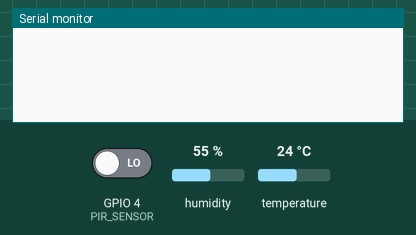
Recording of a sketch running on a simulated ESP8266 (NodeMCU). On the bench: the last lines printed to the serial monitor. The inputs (shaded band) are chosen by the test bench; at power-on: GPIO 4 (PIR_SENSOR) LOW, humidity 55 %, temperature 24 °C. WiFi joins after 1.5 s; servers stay silent unless stated.

Above: at 3.0 s.
3.1 s: GPIO 4 (PIR_SENSOR) driven HIGH
8.3 s: humidity set to 22 %
At 9.7 s:
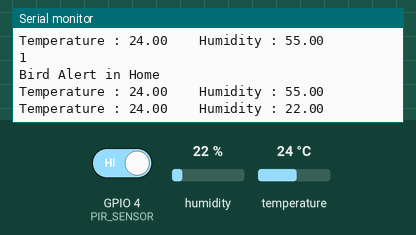
9.8 s: temperature set to 12 °C
11.3 s: GPIO 4 (PIR_SENSOR) driven LOW
12.8 s: humidity set to 40 %
At 15.1 s:
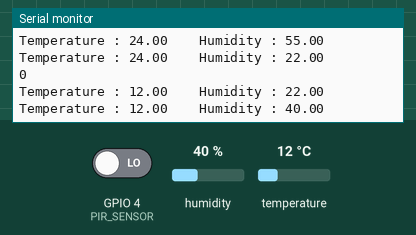
Timing chart, 0 to 15.3 s (numbered marks = the images above; inputs shaded):
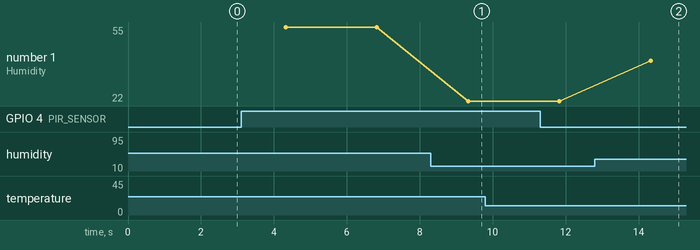

Measured:
- after the input at 8.3 s, the serial monitor: prints a new line after 1.0 s (image 1)
- after the input at 12.8 s, the serial monitor: prints a new line after 1.5 s (image 2)
- plotted number 1: 55 → 22 after the input at 8.3 s, 22 → 40 after the input at 12.8 s

The sketch:

Temp_Humidity_Motion.ino
```cpp
#define BLYNK_TEMPLATE_ID ""
#define BLYNK_TEMPLATE_NAME ""
#define BLYNK_AUTH_TOKEN ""

#define BLYNK_PRINT Serial
#include <ESP8266WiFi.h>
#include <BlynkSimpleEsp8266.h>


#include <DHT.h>

char auth[] = BLYNK_AUTH_TOKEN;

char ssid[] = "name";  // type your wifi name
char pass[] = "pass";  // type your wifi password

#define DHTPIN 2         // Mention the digital pin where you connected
#define DHTTYPE DHT11     // DHT 11
#define PIR_SENSOR  4
DHT dht(DHTPIN, DHTTYPE);
BlynkTimer timer;

void sendSensor(){
  float h = dht.readHumidity();
  float t = dht.readTemperature(); // or dht.readTemperature(true) for Fahrenheit
  if (isnan(h) || isnan(t)) {
    Serial.println("Failed to read from DHT sensor!");
    return;
  }

  Blynk.virtualWrite(V0, h);
  Blynk.virtualWrite(V1, t);
  Serial.print("Temperature : ");
  Serial.print(t);
  Serial.print("    Humidity : ");
  Serial.println(h);


  if(t > 30){
   // Blynk.email("shameer50@gmail.com", "Alert", "Temperature over 28C!");
    Blynk.logEvent("temp_alert","Temp above 30 degree");
  }
}

void notifyOnTheft()
{
  int isTheftAlert = digitalRead(PIR_SENSOR);
  Serial.println(isTheftAlert);
  if (isTheftAlert==1) {
    Serial.println("Bird Alert in Home");
    Blynk.logEvent("bird_alert","Bird Alert in Home");
//    flag=1;
  }
  else if (isTheftAlert==0)
  {
   // flag=0;
  }
}

void setup(){
  pinMode(PIR_SENSOR, INPUT);
  Serial.begin(115200);
  Blynk.begin(auth, ssid, pass);
  dht.begin();
  timer.setInterval(5000L, notifyOnTheft);
  timer.setInterval(2500L, sendSensor);
}

void loop(){
  Blynk.run();
  timer.run();
}
```
